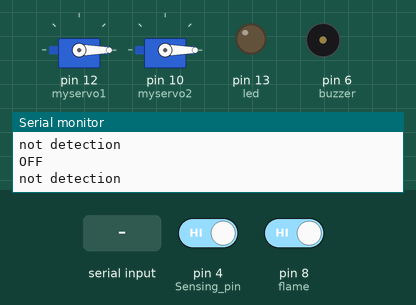
This sketch was run on a simulated Arduino Uno, built with avr-gcc and run on an emulated ATmega328P. On the bench: 2 × servo, output pins drawn as LEDs (lit = HIGH), buzzer (waves = sounding), the last lines printed to the serial monitor. The inputs (shaded band) are chosen by the test bench; at power-on: pin 8 (flame) HIGH, pin 4 (Sensing_pin) HIGH.

Above: at 1.8 s.
1.9 s: pin 8 (flame) driven LOW
At 2.2 s:
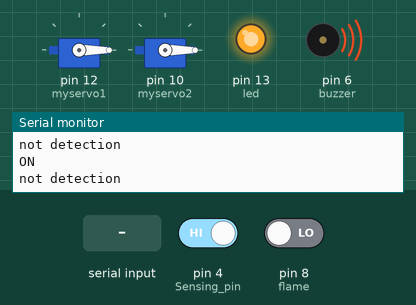
4.9 s: "on" received over the second serial link
At 5.3 s:
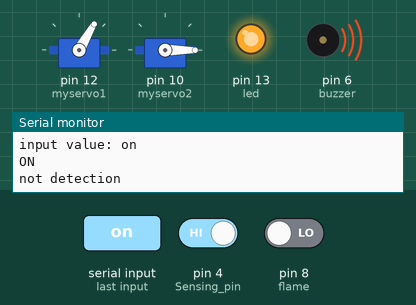
7.9 s: "1" received over the second serial link
At 8.4 s:
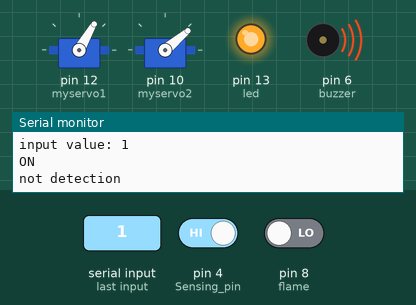
10.9 s: "off" received over the second serial link
At 11.53 s:
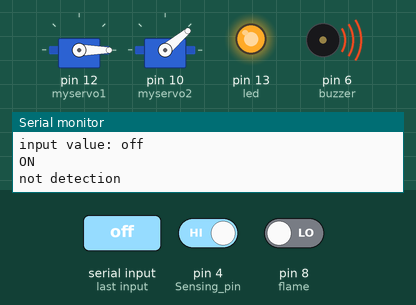
13.9 s: pin 8 (flame) driven HIGH
At 14.8 s:
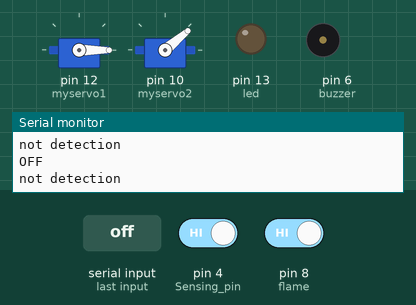
15.8 s: "0" received over the second serial link
At 17.0 s:
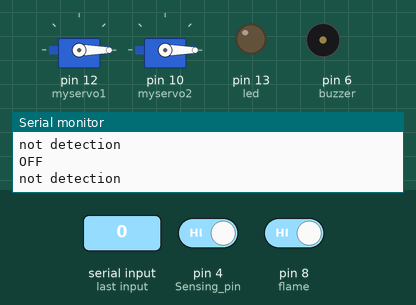
Timing chart, 0 to 18.4 s (numbered marks = the images above; inputs shaded):
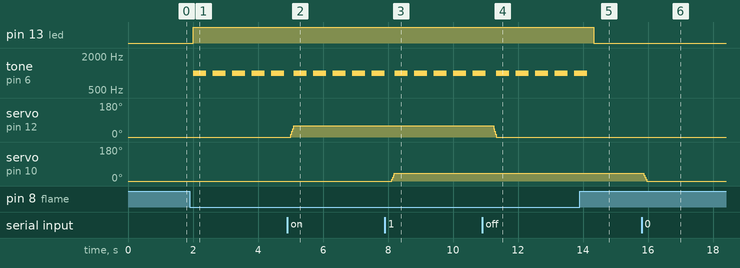

Measured:
- after the input at 1.9 s, pin 13 (led): LOW → HIGH after 0.10 s; tone on pin 6 (buzzer): alternates 1000 Hz for 0.40 s and silent for 0.20 s, starting after 0.10 s
- after the input at 4.9 s, servo on pin 12 (myservo1): 0° → 60° after 0.11 s
- after the input at 7.9 s, servo on pin 10 (myservo2): 0° → 40° after 0.21 s
- after the input at 10.9 s, servo on pin 12 (myservo1): 60° → 0° after 0.35 s
- after the input at 13.9 s, pin 13 (led): HIGH → LOW after 0.44 s; tone on pin 6 (buzzer): goes on until 14.1 s, then stays silent
- after the input at 15.8 s, servo on pin 10 (myservo2): 40° → 0° after 0.07 s

The sketch:

Iot_Bluetooth.ino
```cpp
#include <SoftwareSerial.h> //시리얼 통신 라이브러리 호출
#include "Servo.h" //서보 라이브러리

#define Sensing_pin 4

Servo myservo1; //서보객체1
Servo myservo2;
int blueTx=2;   //Tx (블투 보내는핀 설정)
int blueRx=3;   //Rx (블투 받는핀 설정)
SoftwareSerial mySerial(blueTx, blueRx);  //시리얼 통신을 위한 객체선언
String myString=""; //받는 문자열
int led = 13;       // LED 핀 번호 13
int buzzer = 6;     // BUZZER 핀 번호 6
int flame = 8;      // 불꽃감지 센서 핀 번호 2
int state = 0;      // 불꽃감지 센서의 상태 값 저장 변수

void setup() {
  myservo1.attach(12);   //서보 시그널 핀설정
  myservo2.attach(10);
  myservo1.write(0);     //서보 초기각도 0도 설정
  myservo2.write(0);     //서보 초기각도 0도 설정
  mySerial.begin(9600); //블루투스 시리얼 개방
  pinMode(led, OUTPUT);    // LED를 출력으로 설정
  pinMode(buzzer, OUTPUT); // BUZZER를 출력으로 설정
  pinMode(flame, INPUT);   // 불꽃 감지 센서를 입력으로 설정
  Serial.begin(9600);      // 시리얼 통신, 속도는 9600
}

void loop() {
  while(mySerial.available())  //mySerial 값이 있으면
  {
    char myChar = (char)mySerial.read();  //mySerial int형식의 값을 char형식으로 변환
    myString+=myChar;   //수신되는 문자열을 myString에 모두 붙임 (1바이트씩 전송되는 것을 모두 붙임)
    delay(5);           //수신 문자열 끊김 방지
  }

  if(!myString.equals(""))  //myString 값이 있다면
  {
    Serial.println("input value: "+myString); //시리얼모니터에 myString값 출력

      if(myString=="on")  //myString 값이 'on' 이라면
      {
        //문 각도 60도로 움직임
        myservo1.write(15);
        delay(30);
        myservo1.write(30);
        delay(30);
        myservo1.write(45);
        delay(30);
        myservo1.write(60);
      }
      if(myString=="1") {
        //창문 각도 40도로 움직임
        myservo2.write(10);
        delay(30);
        myservo2.write(20);
        delay(30);
        myservo2.write(30);
        delay(30);
        myservo2.write(40);
      }
      if(myString=="off") {
        // 문 닫아주기
        myservo1.write(60);
        delay(30);
        myservo1.write(45);
        delay(30);
        myservo1.write(30);
        delay(30);
        myservo1.write(15);
        delay(30);
        myservo1.write(0);
      }
      if(myString=="0") {
        // 창문 닫아주기
        myservo2.write(40);
        delay(30);
        myservo2.write(30);
        delay(30);
        myservo2.write(20);
        delay(30);
        myservo2.write(10);
        delay(30);
        myservo2.write(0);
      }
    myString="";  //myString 변수값 초기화
  }
   state = digitalRead(flame);   // 불꽃 감지 센서값 입력받음

  digitalWrite(led, LOW);       // 초기 LED값을 0FF로 설정해주기
  noTone(buzzer);               // 초기에 BUZZER를 출력하지 않기.

  if (state == 0){              // 불꽃감지 센서의 값이 0일때(불꽃이 감지 되었을 때)
    Serial.println("ON");       // 시리얼 통신에 센서값 출력해 주기.
    digitalWrite(led, HIGH);    // LED ON
    tone(buzzer, 1000, 400);     // 1000 - 음의 높낮이, 400 - 부저 지속 시간
    delay(100);
  } else {
    Serial.println("OFF");      // 시리얼 통신에 센서값 출력해 주기.
    digitalWrite(led, LOW);     // LED OFF
    noTone(buzzer);             // BUZZER OFF
  }
  if (digitalRead(Sensing_pin) == LOW)
  {
    Serial.println("detection");                     // 움직임이 감지됐어요!
  }
  else
  {
    Serial.println("not detection");                 // 움직임이 감지 되지 않았어요
  }
  delay(500);
}
```
